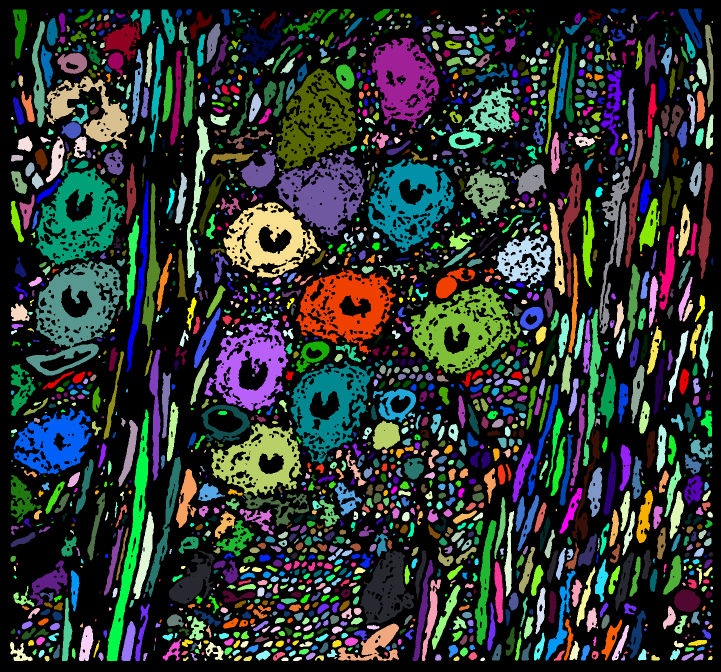
#> input picture img/img0000.tif, 1442 x 1344 px (shown at 1/2 size); its folder holds only this picture in this run
$ python buildMeshes.py --img img/img0000.tif   (Python 2 division)
#> lines starting #> are read from the running program, lines starting #| are printed output that depends on the picture
import argparse
import cv2
import os
import glob
import code
import numpy as np
from timeit import default_timer as timer
from skimage import measure
import matplotlib.pyplot as plt
import tifffile


def makeGood(ids, imgs):
	good = []
	lengthIDS = len(ids)
	firstImg = imgs[0]
	lastImg = imgs[498]

	#code.interact(local=locals())

	for each in ids:
		if each == 0:
			continue
		print "processing " + str(each) + " of " + str(lengthIDS)
		first = np.where(firstImg == each)
		last = np.where(lastImg == each)
		if len(first[0]) == 0:
			continue
		if len(last[0]) == 0:
			continue
		#code.interact(local=locals())

		x1Max = np.amax(first[0])
		x1Min = np.amin(first[0])

		x2Max = np.amax(last[0])
		x2Min = np.amin(last[0])
		if (x1Max-x1Min) < 450 & (x2Max -x2Min) < 450:
			good.append(each)
	return good


def writeOBJ(filepath, verts, faces):
	with open(filepath, 'w') as f:
	    f.write("# OBJ file\n")
	    for v in verts:
		f.write("v " + str(v[0]) + " " + str(v[1]) + " " + str(v[2]) + " \n")
	    for p in faces:
		f.write("f")
		for i in p:
		    f.write(" %d" % (i + 1))
		f.write("\n")

ap = argparse.ArgumentParser()
ap.add_argument("-i", "--img", 	required=True, help="Path to the multipage tiff")
args = vars(ap.parse_args())

impath = args['img']

imgs = tifffile.imread(impath)
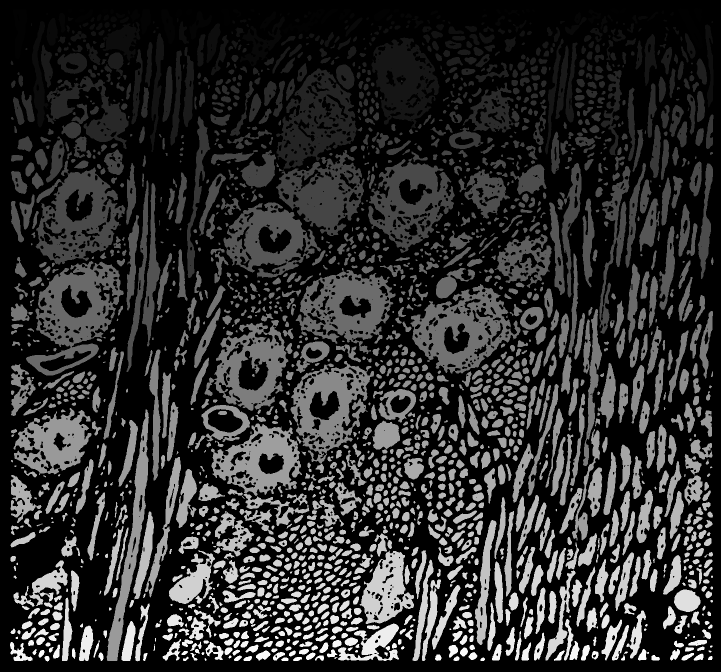
#> imgs: shape (1344, 1442) (shown at 1/2 size); min 0, max 255, mean 46.8

ids = np.unique(imgs)
#> ids = 256 values from 0 to 255

#code.interact(local=locals())

theGood = makeGood(ids, imgs)
#> in makeGood, `lengthIDS = len(ids)`: lengthIDS = 256
#> in makeGood, `firstImg = imgs[0]`: firstImg = 1442 values from 0 to 0
#> in makeGood, `lastImg = imgs[498]`: lastImg = 1442 values, max 100 at index 360, min 0 at index 0, mean 34.71
#> the loop in makeGood, `for each in ids:` made 256 passes
#> last on passes 2 to 4: (empty array,), (empty array,), (empty array,)
#| processing 1 of 256
#| processing 2 of 256
#| processing 3 of 256
#| processing 4 of 256
#| processing 5 of 256
#| processing 6 of 256
#| processing 7 of 256
#| processing 8 of 256
#> (further printed lines are left out)
#> after the loop in makeGood, `for each in ids:`: good = []
#> theGood = []

#code.interact(local=locals())
print len(theGood)
#| 0

for ii,each in enumerate(theGood):

	first = np.where(imgs == each)

	xMax = np.amax(first[0])
	yMax = np.amax(first[1])
	zMax = np.amax(first[2])
	xMin = np.amin(first[0])
	yMin = np.amin(first[1])
	zMin = np.amin(first[2])

	g = np.zeros((xMax+1,yMax+1,zMax+1))
	g[first] = 1
	verts, faces = measure.marching_cubes(g, 0)
	transVerts = []
	for v in verts:
		transVerts.append([v[0] + xMin, v[1] + yMin, v[2] + zMin])
	writeOBJ('meshes/' + "/wholevcn_" + "_input" + str(ii) + '.obj', transVerts, faces)
	print "done building obj"
#> this loop made 0 passes


#code.interact(local=locals())

$ run again, on img/img0004.tif
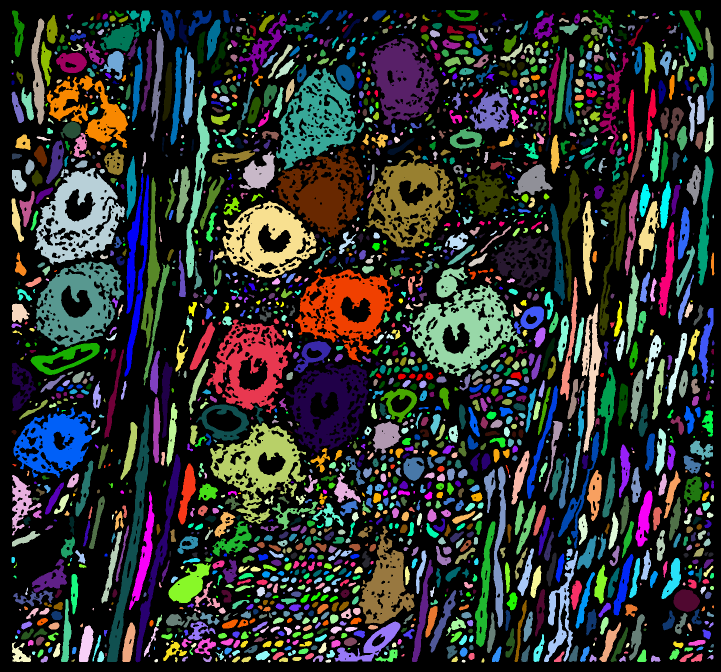
#> input picture img/img0004.tif, 1442 x 1344 px (shown at 1/2 size)
#> `imgs = tifffile.imread(impath)`:
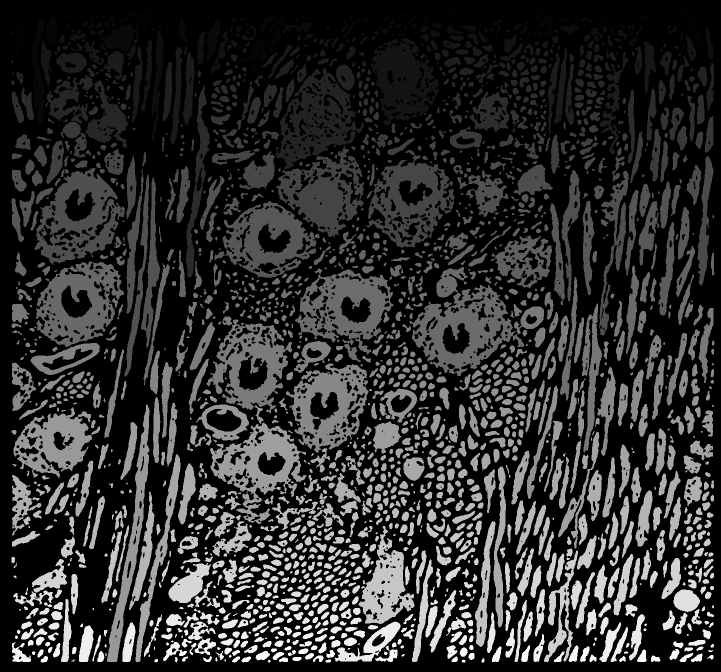
#> imgs: shape (1344, 1442) (shown at 1/2 size); min 0, max 255, mean 46.8
#> ids = 256 values from 0 to 255
#> lengthIDS = 256
#> firstImg = 1442 values from 0 to 0
#> lastImg = 1442 values, max 100 at index 251, min 0 at index 0, mean 34.92
#> the loop in makeGood, `for each in ids:` made 256 passes
#| processing 1 of 256
#| processing 2 of 256
#| processing 3 of 256
#| processing 4 of 256
#| processing 5 of 256
#> (further printed lines are left out)
#> after the loop in makeGood, `for each in ids:`: good = []
#| 0

$ run again, on img/img0005.tif
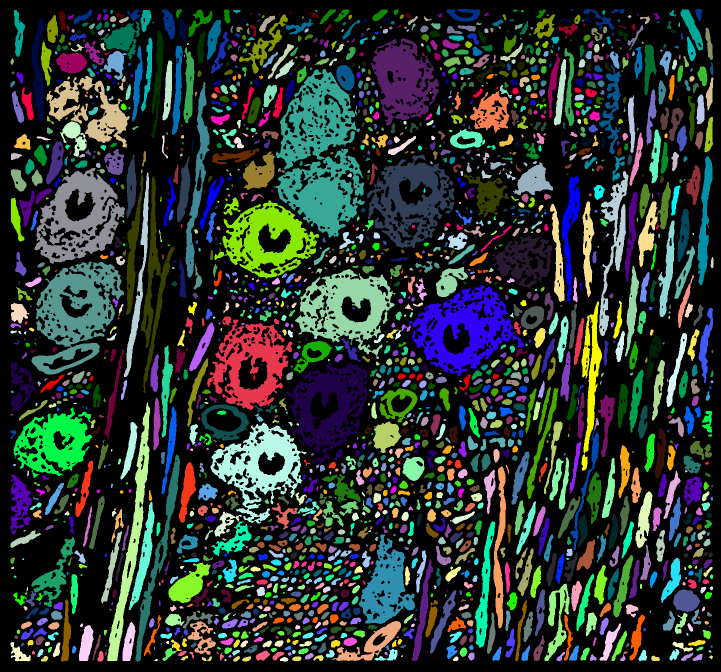
#> input picture img/img0005.tif, 1442 x 1344 px (shown at 1/2 size)
#> `imgs = tifffile.imread(impath)`:
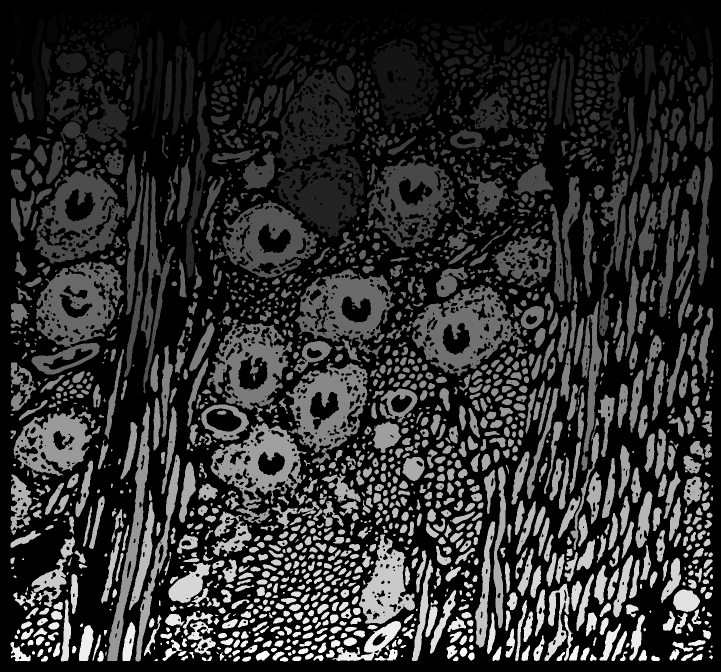
#> imgs: shape (1344, 1442) (shown at 1/2 size); min 0, max 255, mean 46.4
#> ids = 256 values from 0 to 255
#> lengthIDS = 256
#> firstImg = 1442 values from 0 to 0
#> lastImg = 1442 values, max 100 at index 438, min 0 at index 0, mean 36.37
#> the loop in makeGood, `for each in ids:` made 256 passes
#| processing 1 of 256
#| processing 2 of 256
#| processing 3 of 256
#| processing 4 of 256
#| processing 5 of 256
#> (further printed lines are left out)
#> after the loop in makeGood, `for each in ids:`: good = []
#| 0

$ run again, on img/img0006.tif
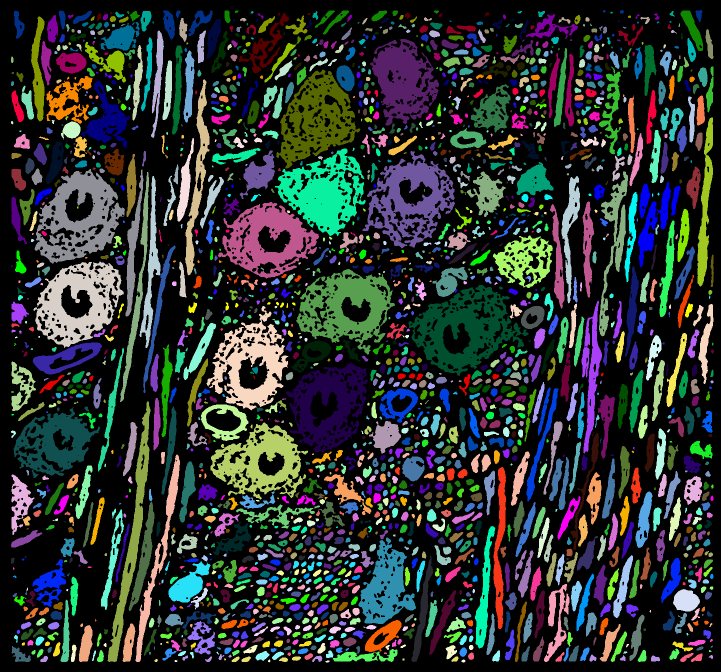
#> input picture img/img0006.tif, 1442 x 1344 px (shown at 1/2 size)
#> `imgs = tifffile.imread(impath)`:
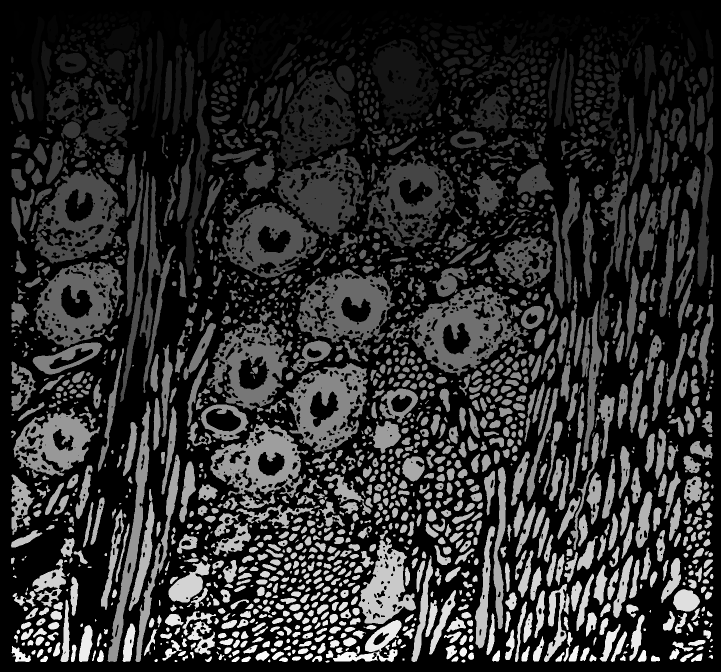
#> imgs: shape (1344, 1442) (shown at 1/2 size); min 0, max 255, mean 46.5
#> ids = 256 values from 0 to 255
#> lengthIDS = 256
#> firstImg = 1442 values from 0 to 0
#> lastImg = 1442 values, max 98 at index 438, min 0 at index 0, mean 35.57
#> the loop in makeGood, `for each in ids:` made 256 passes
#| processing 1 of 256
#| processing 2 of 256
#| processing 3 of 256
#| processing 4 of 256
#| processing 5 of 256
#> (further printed lines are left out)
#> after the loop in makeGood, `for each in ids:`: good = []
#| 0

$ run again, on img/img0001.tif
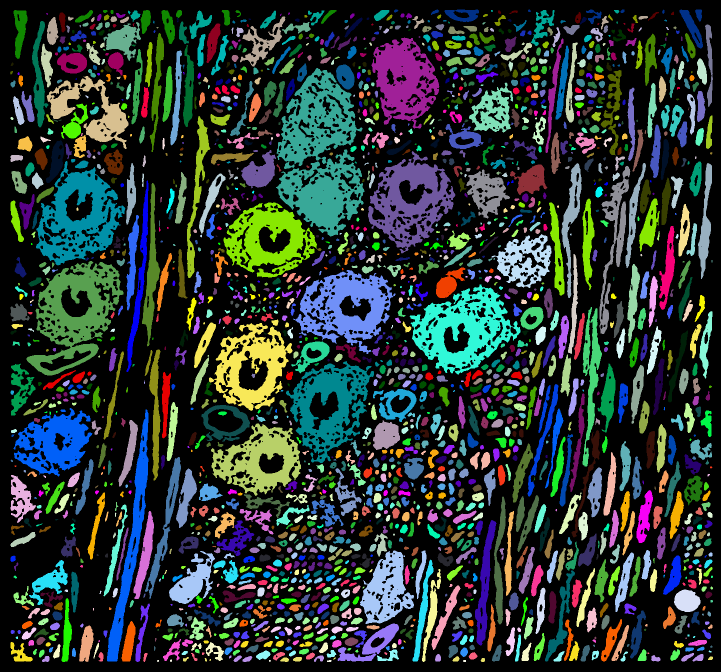
#> input picture img/img0001.tif, 1442 x 1344 px (shown at 1/2 size)
#> `imgs = tifffile.imread(impath)`:
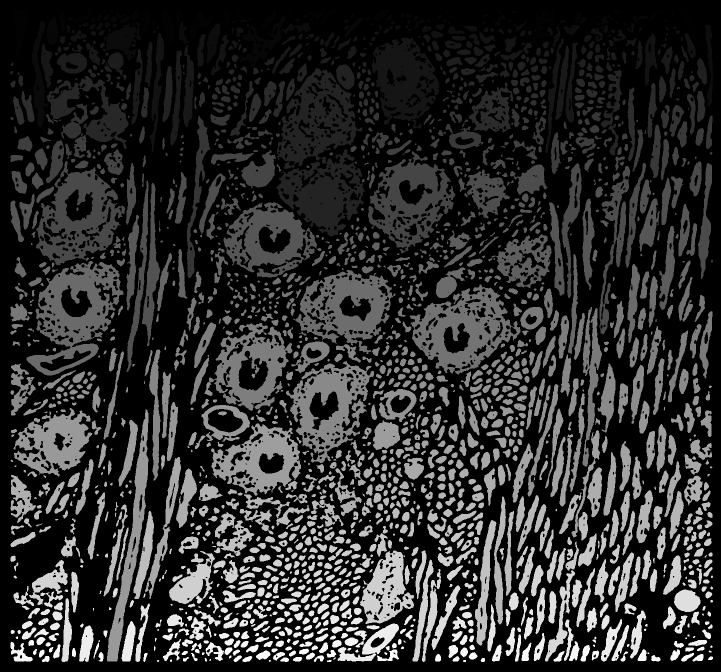
#> imgs: shape (1344, 1442) (shown at 1/2 size); min 0, max 255, mean 46.3
#> ids = 256 values from 0 to 255
#> lengthIDS = 256
#> firstImg = 1442 values from 0 to 0
#> lastImg = 1442 values, max 100 at index 251, min 0 at index 0, mean 33.11
#> the loop in makeGood, `for each in ids:` made 256 passes
#> last on passes 2 to 4: (empty array,), (empty array,), (empty array,)
#> (printed output is left out)
#> after the loop in makeGood, `for each in ids:`: good = []
#| 0
